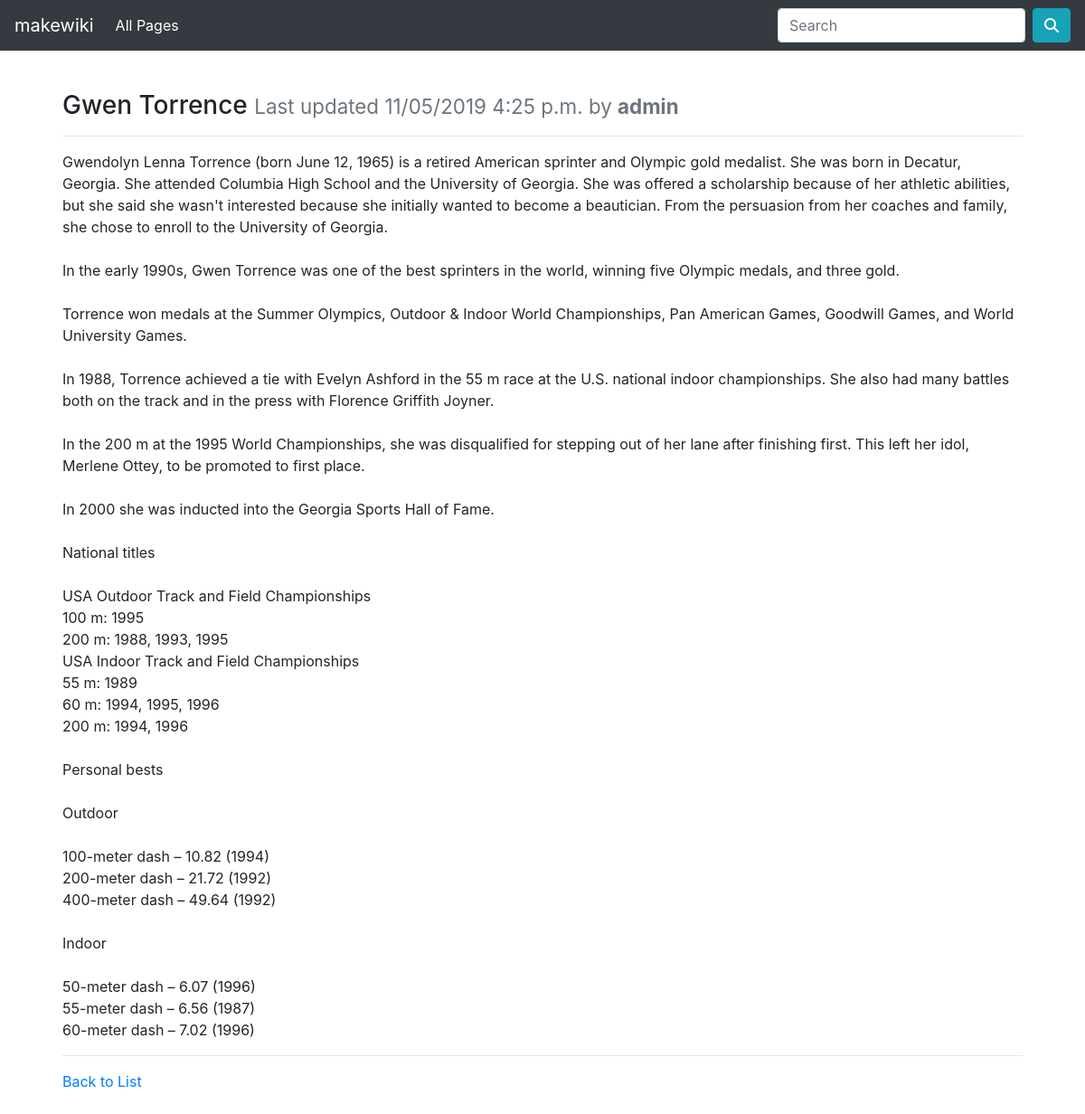
Page /gwen-torrence on the committed database.
### wiki/views.py (the view, shortened to what this page needs)
# urls.py: path('<slug>', views.PageDetailView.as_view(),
class PageDetailView(DetailView):
    model = Page
    def get(self, request, slug):
        page = self.get_queryset().get(slug=slug)
        return render(request, 'page.html', {
            'page': page
        })

### wiki/templates/page.html
{% extends "base.html" %}
{% block content %}
  <div class="row">
    <div class="col m-4">
      <h3>{{ page.title }} <small class="text-muted">Last updated {{ page.modified|date:"SHORT_DATETIME_FORMAT" }} by <b>{{ page.author.username }}</b></small></h3>
      <hr>
      <p>{{ page.content|linebreaksbr }}</p>
      <hr>
      <a href="{% url 'wiki-list-page' %}">Back to List</a>
    </div>
  </div>
{% endblock %}

### rows in the picture
Page: title "Gwen Torrence", modified "11/05/2019 4:25 p.m.", author.username "admin", content "Gwendolyn Lenna Torrence (born June 12, 1965) is a retired American sprinter and Olympic gold medalist. She was born in Decatur, Georgia. She attended Columbia High School and the University of Georgia. She was offered a scholarship because of her athletic abilities, but she said she wasn't interested because she initially wanted to become a beautician. From the persuasion from her coaches and family, she chose to enroll to the University of Georgia. In the early 1990s, Gwen Torrence was one of the best sprinters in the world, winning five Olympic medals, and three gold. Torrence won medals at the Summer Olympics, Outdoor & Indoor World Championships, Pan American Games, Goodwill Games, and…"
